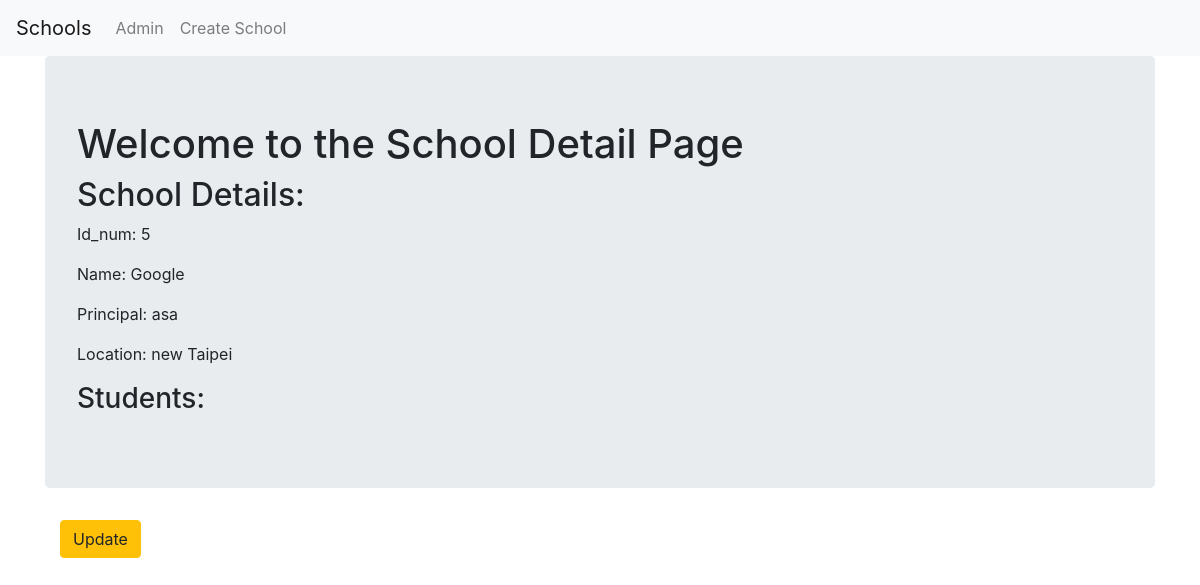
Screenshot of /basic_app/5/ with the database file from the repository.
### basic_app/models.py (models this page shows, shortened)
class School(models.Model):
    name = models.CharField(max_length=256)
    principal = models.CharField(max_length=256)
    location = models.CharField(max_length=256)

### basic_app/views.py (the view)
# urls.py: path('<int:pk>/',views.SchoolDetailView.as_view(),name='detail'),
class SchoolDetailView(DetailView):
    context_object_name = 'school_details'
    model = models.School
    template_name = 'basic_app/school_detail.html'

### basic_app/templates/basic_app/school_detail.html (shortened to what this page needs)
{% extends "basic_app/basic_app_base.html" %}
{% block body_block %}
  <div class="jumbotron">
    <h1>Welcome to the School Detail Page</h1>
    <h2>School Details:</h2>
    <p>Id_num: {{school_details.id}}</p>
    <p>Name: {{school_details.name}}</p>
    <p>Principal: {{school_details.principal}}</p>
    <p>Location: {{school_details.location}}</p>
    <h3>Students:</h3>
  </div>
  <div class="container">
    <p><a class='btn btn-warning' href="{% url 'basic_app:update' pk=school_details.pk %}">Update</a></p>
  </div>
{% endblock %}

### rows the page displays
School: id "5", name "Google", principal "asa", location "new Taipei"
